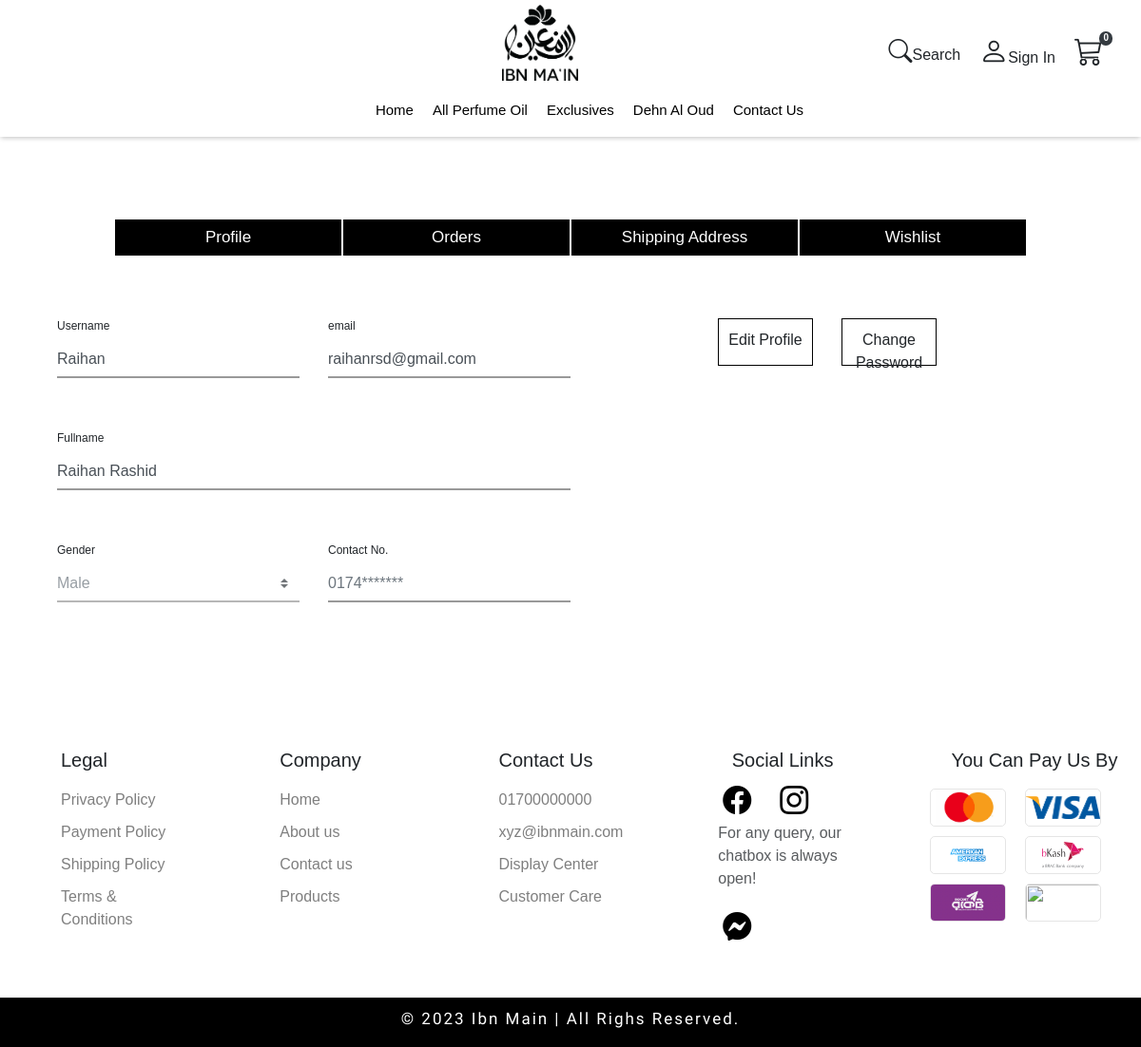
The page /profile_page/6 on the database its author committed.
### basic/models.py (models this page shows)
class User(AbstractUser):
    status = models.CharField(max_length=100, default="user")
    img = models.ImageField(null=True, blank=True,upload_to="images/")
    full_name = models.CharField(max_length=1000, default="Raihan Rashid")
    contact = models.CharField(max_length=20, unique=True)
    gender = models.CharField(max_length=6, default="male")
    points = models.IntegerField(default=0)
    has_shipping = models.BooleanField(default = False)
    default_shipping_id = models.IntegerField(default=0)
    otp = models.IntegerField(blank=True, null=True)
    otp_last_created = models.DateTimeField(default=datetime.datetime.now())
    contact_verified = models.BooleanField(default=False)

### basic/views.py (the view)
# urls.py: path("profile_page/<int:user_id>", views.show_profile_page, name="profile_page"),
def show_profile_page(request, user_id):
    user = User.objects.get(pk=user_id)
    order = None
    if UserOrder.objects.filter(user=user):
        order = UserOrder.objects.filter(user=user).order_by("-id")
    shipping_address = None
    if ShippingAddress.objects.filter(user=user):
        shipping_address = ShippingAddress.objects.filter(user=user)
    wishlist = None
    return render(request, "basic/profile_page.html", {
        "user_data": user,
        "orders": order,
        "shipping_addresses": shipping_address,
        "wishlist": wishlist,
    })

### basic/templates/basic/profile_page.html (shortened to what this page needs)
{% extends "basic/layout.html" %}
{% load static %}
{% block body %}
<div class="main-profile-page-div">
    <div class="user-page-button-div">
        <button class="user-page-buttons" onclick="show_user_page_profile(this)" data-what="profile">Profile</button>
        <button class="user-page-buttons" onclick="show_user_page_profile(this)" data-what="orders">Orders</button>
        <button class="user-page-buttons" onclick="show_user_page_profile(this)" data-what="shipping-address">Shipping
            Address</button>
        <button class="user-page-buttons" onclick="show_user_page_profile(this)" data-what="wishlist">Wishlist</button>
    </div>
    <div class="user-page-profile user-div">
        <form action="{% url 'change_profile' user.id %}" method="post">
            <div class="row">
                <div class="col">
                    <label for="username">Username</label>
                    <input type="text" class="form-control profile-page-inp" placeholder="raihanrsd" name="username" disabled
                        value="{{ user_data.username }}">
                </div>
                <div class="col">
                    <label for="email">email</label>
                    <input type="email" class="form-control profile-page-inp" placeholder="example@gmail.com" name="email" disabled
                        value="{{ user_data.email }}">
                </div>
            </div>
            <div class="row">
                <div class="col">
                    <label for="fullname">Fullname</label>
                    <input type="text" class="form-control profile-page-inp" placeholder="Mohammad Raihan Rashid" name="fullname" disabled
                        value="{{ user_data.full_name }}">
                </div>
            </div>
            <div class="row">
                <div class="col">
                    <label for="gender">Gender</label>
                    <select class="custom-select profile-page-inp" id="inputGroupSelect01" name="gender" disabled>
                        {% if user_data.gender == "male" %}
                        <option selected value="male">Male</option>
                        {% else %}
                        <option value="male">Male</option>
                        <option selected value="female">Female</option>
                        {% endif %}
                    </select>
                </div>
                <div class="col">
                    <label for="contact_no">Contact No.</label>
                    <input type="text" class="form-control profile-page-inp" placeholder="0174*******" name="contact_no" disabled
                        value="{{ user_data.contact_no }}">
                </div>
            </div>
        </form>
        <div class="individual-profile-button-div">
            <a class="register-btn profile-change-button-1" onclick="edit_in_profile()">Edit Profile</a>
            <a class="register-btn profile-change-button-1" >Change Password</a>
        </div>
    </div>
</div>
{% endblock %}

### basic/static/basic/styles.css (style rules this page uses)
body { margin: 0; padding: 0; height: 100vh; opacity: 1; transition: opacity 0.5s ease; font-family: 'Arial',sans-serif; }
:root { --text_area_color: #8899aa50; --text_area_boxshadow: #add8e6; --button_color_type_1: #000; --button_color_type_1_txt: #fff; }
.profile-page-inp { border: none; border-bottom: solid 2px rgba(0, 0, 0, 0.4); margin-bottom: 50px; border-radius: 0px !important; padding-left: 0; }
.profile-page-inp:disabled { background-color: transparent; }
.user-page-profile { display: flex; justify-content: center; align-items: flex-start; margin: 5%; width: 90%; }
.user-page-profile label { font-size: 12px; }
.user-page-profile form { width: 100%; }
.register-btn { width: 100px; height: 50px; padding: 10px; background-color: transparent; color:#000; border:solid 1px #000; outline: none; text-decoration: none; text-align: center; }
.individual-profile-button-div { width: 100%; display: flex; justify-content: center; align-items: center; }
.individual-profile-button-div a { margin: 5px 15px; }
.user-page-button-div { display: flex; justify-content: space-evenly; align-items: center; width: 80%; margin-top: 100px; flex-wrap: wrap; }
.user-page-buttons { color: white; background-color: black; width: 25%; height: 40px; font-size: 17px; border: solid 1px white; outline: none; }
.main-profile-page-div { width: 100%; display: flex; justify-content: center; align-items: center; flex-direction: column; width: 100%; }

### rows shown on the page
User: username "Raihan", email "raihanrsd@gmail.com", fullname "Raihan Rashid", gender "Male"
